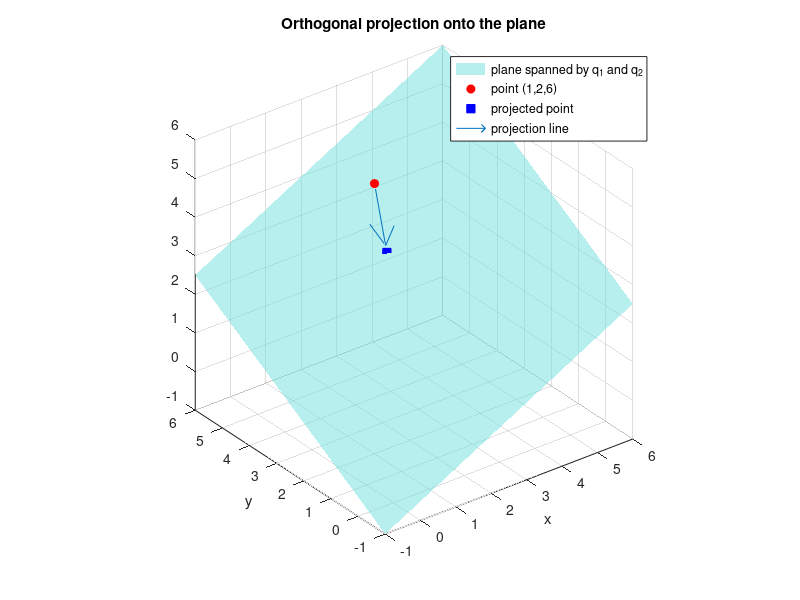

The MATLAB source for this figure:
% This is an illustration to show a special transformation 
% called orthogonal projection in 3D space. 
% We generate this projection by Q P_{2} Q^{*} 
% where Q is a unitary matrix and P_{2} is a projection matrix [I_{2} 0; 0 0 0].

% We draw the hyperpane generated by q_{1}, q_{2}, the first two columns of Q, 
% assume q_{1} = 1/sqrt(3)[1,1,1], q_{2} = [1/sqrt(2), -1/sqrt(2),  0] , q_{3} = [1/sqrt(6), 1/sqrt(6), -2/sqrt(6)].

% And we draw the projection of a point P = [2, 3, 4] onto the hyperplane.

a = [1, 1, 1]/sqrt(3); % replace 'q1' by 'a' for brevity
b = [1, -1, 0]/sqrt(2); 
c = [1, 1, -2]/sqrt(6);

Q = [a; b; c]';

P2 = diag([1 1 0]);
P = Q*P2*Q';

fprintf("Projection Matrix P:\n");
disp(P);

pt = [1; 2; 6];
proj_pt = P*pt;

%% Prepare data for illurstration

% given (x,y), we use the relation '(x,y,z) dot (a times b)=0' to
% determine z such that (x,y,z) lies in the plane spanned by a and b.
sample = linspace(-1, 6, 10);
nor_vec = cross(a, b);
[X, Y] = meshgrid(sample, sample);
Z = -(nor_vec(1)*X + nor_vec(2)*Y)/nor_vec(3);

figure
surf(X, Y, Z, 'EdgeColor','none',...
    'FaceColor', [112 223 224]/255,...
    'FaceAlpha', 0.5);
hold on

plot3(pt(1), pt(2), pt(3), 'ro', 'MarkerFaceColor', 'r');
plot3(proj_pt(1), proj_pt(2), proj_pt(3), 'bs', 'MarkerFaceColor', 'b');
quiver3(pt(1), pt(2), pt(3), proj_pt(1)-pt(1), proj_pt(2)-pt(2), proj_pt(3)-pt(3));

legend('plane spanned by q_1 and q_2', 'point (1,2,6)', 'projected point', 'projection line');
xlabel('x');
ylabel('y');
title('Orthogonal projection onto the plane')
axis equal




